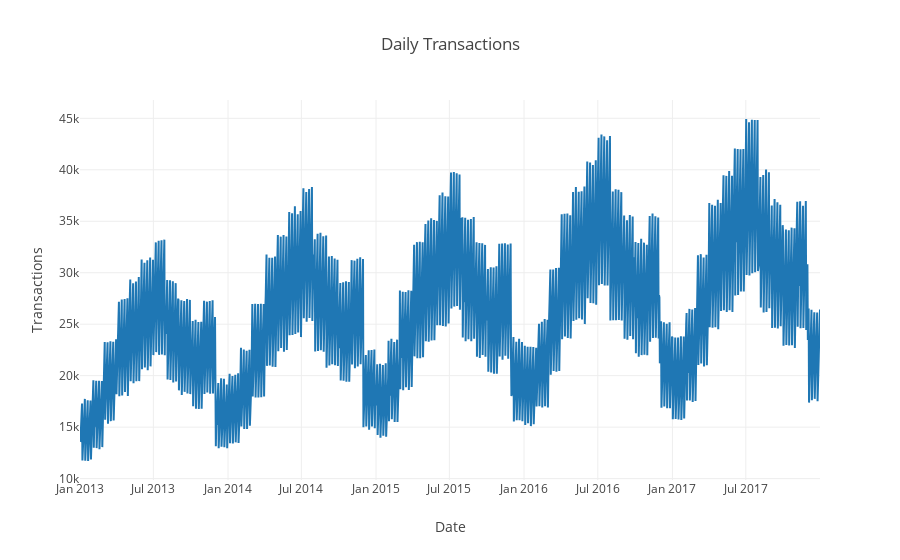

Notebook code for this chart:
### Code cell
daily_transactions_scatter = go.Scatter(x = daily_transactions["date"], y = daily_transactions["sales"])
layout = go.Layout(title = "Daily Transactions", xaxis = dict(title = "Date"), yaxis = dict(title = "Transactions"))
figure = go.Figure(data = [daily_transactions_scatter], layout = layout)
iplot(figure)

### Figure 1 — Plotly figure (JSON) as saved in the notebook; plotly's stock layout.template omitted (floating-point values rounded to 4 significant figures; data arrays with more than 128 entries replaced by an {"elided": "..."} marker saying what was removed)
{"data": [{"x": {"elided": "1826 str values"}, "y": {"elided": "1826 int values"}, "type": "scatter", "uid": "6558dcf1-e4fc-47cd-8ada-240cbebd63d9"}], "layout": {"title": {"text": "Daily Transactions"}, "xaxis": {"title": {"text": "Date"}, "type": "date", "range": ["2013-01-01", "2017-12-31"], "autorange": true}, "yaxis": {"title": {"text": "Transactions"}, "type": "linear", "range": [9863.0, 46780.0], "autorange": true}, "autosize": true}}
